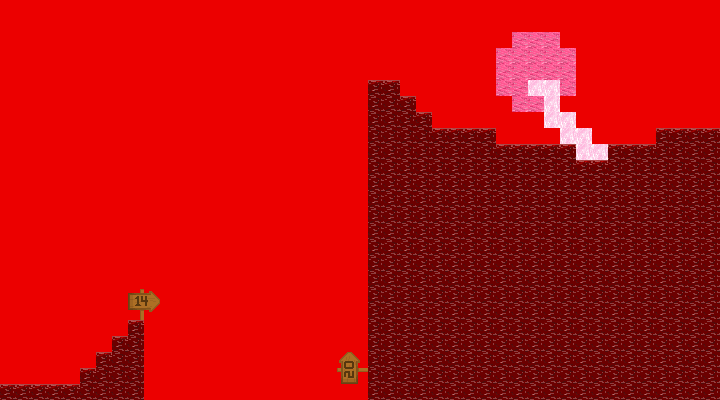

This game map was drawn from its Tiled (.tmx) file and the tilesets committed beside it. A one-line description and the trimmed map source follow:
An orthogonal 45x25 tile map with 16x16 px tiles, 4 tile layers (Background, Background_2, BackgroundPlatforms, Platforms).

<map version="1.10" tiledversion="1.10.2" orientation="orthogonal" renderorder="right-down" width="45" height="25" tilewidth="16" tileheight="16" infinite="0" nextlayerid="6" nextobjectid="1">
 <tileset firstgid="1" source="../tileset/original_sprites.tsx" />
 <layer id="2" name="Background" width="45" height="25">
  <data>[1125 cells, 1125 non-empty, 4 distinct tile ids]</data>
 </layer>
 <layer id="3" name="Background_2" width="45" height="25">
  <data>[1125 cells, 2 non-empty, 2 distinct tile ids]</data>
 </layer>
 <layer id="5" name="BackgroundPlatforms" width="45" height="25">
  <data>[1125 cells, 390 non-empty, 2 distinct tile ids]</data>
 </layer>
 <layer id="1" name="Platforms" width="45" height="25">
  <data>[1125 cells, 56 non-empty, 2 distinct tile ids]</data>
 </layer>
</map>
